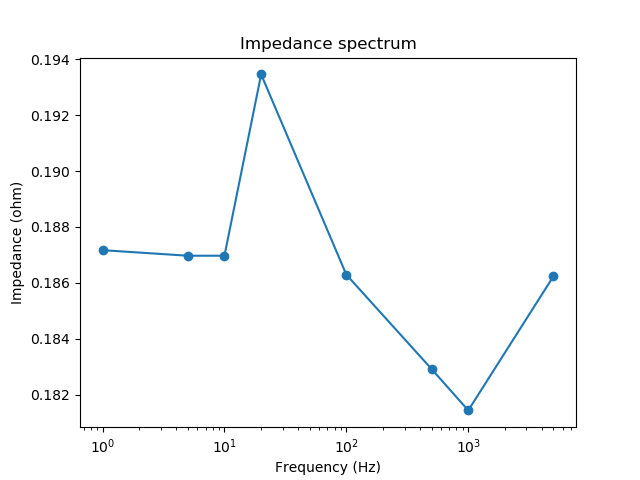

Recreate this plot in Python.
import matplotlib.pyplot as plt
import os 
dir_path = os.path.dirname(os.path.realpath(__file__))

def convertI(i):
    return (i/0.2)/10

V = .2 # V p to p
freq = []
Z = []

names = ['1Hz_200mV.xls.csv', '5Hz_200mV.xls.csv', '10Hz_200mV.xls.csv', '20Hz_200mV.xls.csv', '100Hz_200mV.xls.csv', '500Hz_200mV.xls.csv', '1000Hz_200mV.xls.csv', '5000Hz_200mV.xls.csv']
for name in names:
    with open(dir_path+'\\'+name) as f:
        freqStr = name
        fre = float(freqStr.split('Hz')[0])

        minI = 0
        maxI = 0
        next(f) # flush header line
        for line in f:
            items = line.split(',')
            tempI = float(items[5])
            if tempI < minI:
                minI = tempI
            if tempI > maxI:
                maxI = tempI
        p2pI = maxI - minI
        I = convertI(p2pI)
        Z_ = abs(V/I)

        freq.append(fre)
        Z.append(Z_)

plt.clf()
plt.xscale('log')
plt.plot(freq, Z, 'o-')
plt.title('Impedance spectrum')
plt.ylabel('Impedance (ohm)')
plt.xlabel('Frequency (Hz)')
plt.savefig(dir_path + '\\' + 'B1.png')